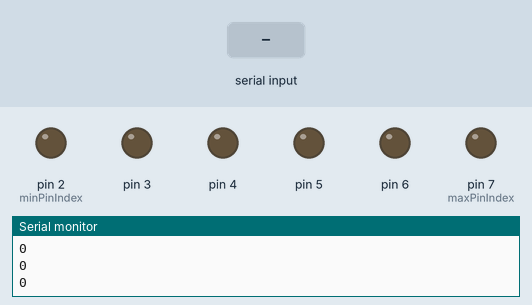
A sketch run on a simulated Arduino Uno, built with avr-gcc and run on an emulated ATmega328P. Parts: output pins drawn as LEDs (lit = HIGH), the last lines printed to the serial monitor. Dashed ring = blinking. The inputs (shaded band) are chosen by the test bench.

Above: at 1.2 s.
1.3 s: "30,150\n" received over Serial
At 1.9 s:
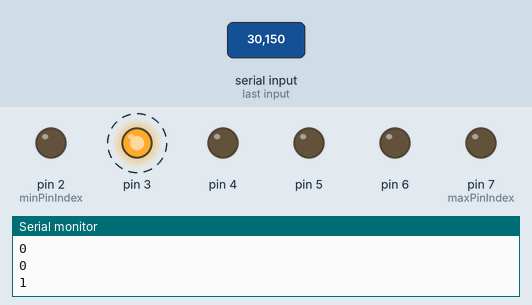
Timing chart, 0 to 10.3 s (numbered marks = the images above; inputs shaded):
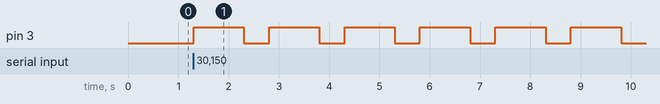

The sketch:

SerialDriveLED.ino
```cpp
//通过串口输入命令点亮不同的LED灯

int minPinIndex = 2;
int maxPinIndex = 7;

void setup() {
  // put your setup code here, to run once:
  for (int i = minPinIndex; i <= maxPinIndex ; ++i)
  {
    pinMode(i, OUTPUT);
  }

  //打开串口
  Serial.begin(9600);

}

void loop() {
  // put your main code here, to run repeat

  //执行的过程中，如果串口继续输入数据会 攒着 然后依次执行
  char val = Serial.read();

  //返回串口缓冲区里的剩余字符个数，最多能缓冲128个字节  也就是128 /1024 K
  Serial.println(Serial.available());

  if (val != -1)
  {
    //ASCII 转换
    int pinNum =val -48 ;

    if (pinNum >= 2 || pinNum <= 7)
    {
      for(int j = 0 ; j < 10;++j)
      {
        digitalWrite(pinNum, HIGH);
        delay(1000);
        digitalWrite(pinNum, LOW);
        delay(500);
      }
    }

  }


}
```

Measured:
- after the input at 1.3 s, pin 3: alternates HIGH for 1.0 s and LOW for 0.50 s, starting at once
